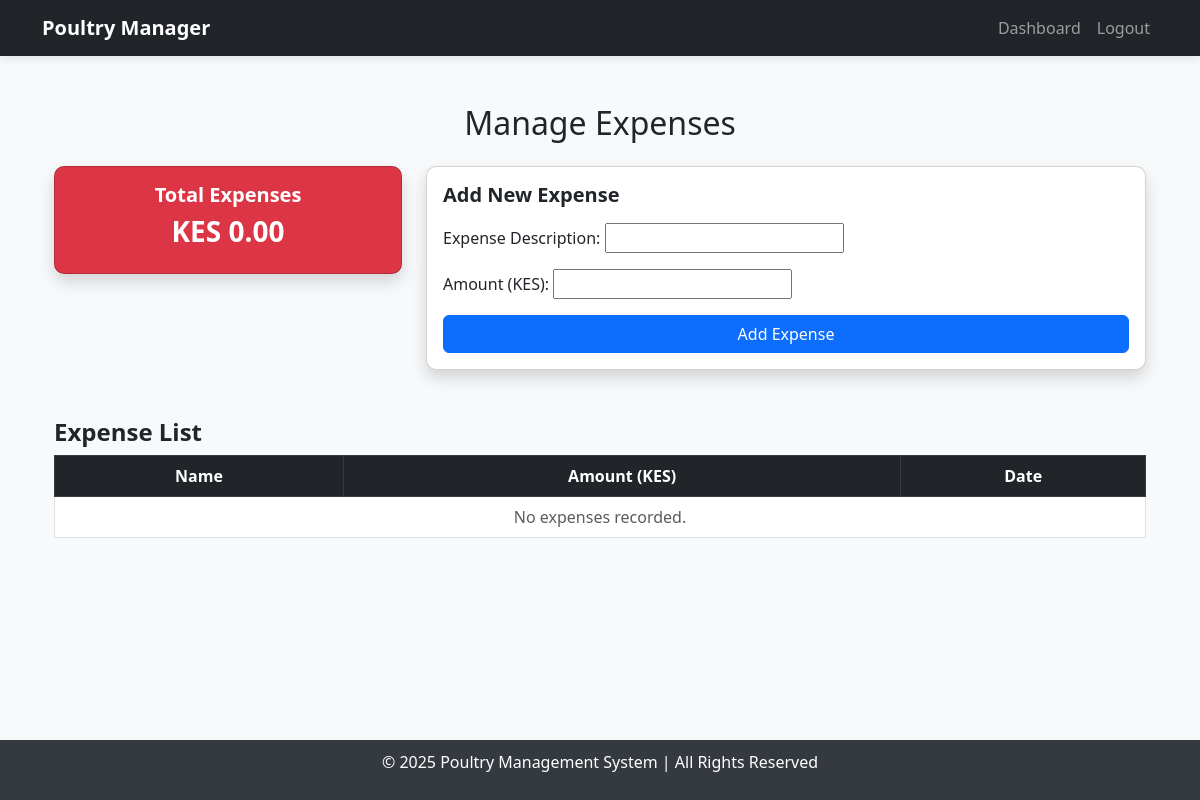
The app's page /expenses/ (signed in), older data.
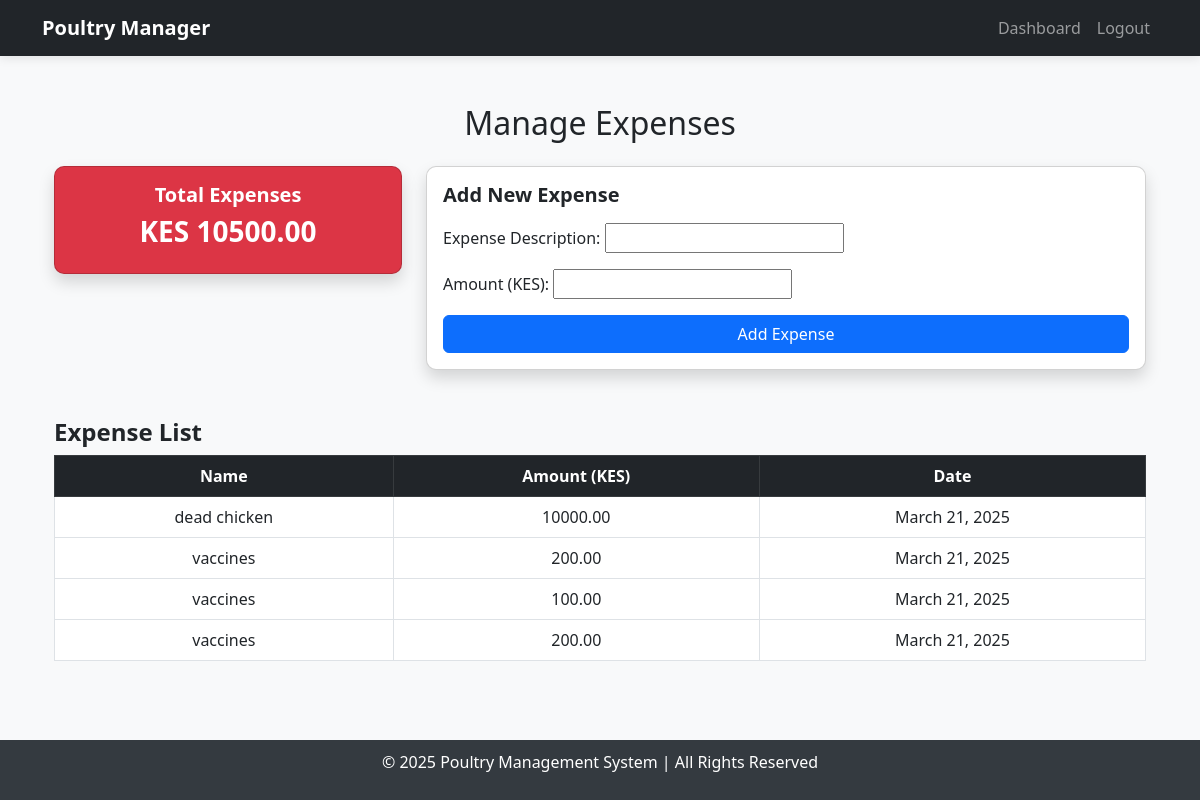
The same page, newer data.
### poultry/models.py (models this page shows, shortened)
class Expense(models.Model):
    description = models.CharField(max_length=200)
    amount = models.FloatField()
    related_sale = models.ForeignKey(Sale, on_delete=models.SET_NULL, null=True, blank=True)
    date = models.DateField(auto_now_add=True)

### poultry/views.py (the view)
# urls.py: path("expenses/", expenses_list, name="expenses_list"),
@login_required
def expenses_list(request):
    expenses = Expense.objects.all()
    total_expenses = sum(exp.amount for exp in expenses)
    if request.method == "POST":
        form = ExpenseForm(request.POST)
        if form.is_valid():
            form.save()
            messages.success(request, "Expense added successfully!")
            return redirect("expenses_list")
    else:
        form = ExpenseForm()
    context = {
        "expenses": expenses,
        "total_expenses": total_expenses,
        "form": form
    }
    return render(request, "poultry/expenses.html", context)

### poultry/forms.py
class ExpenseForm(forms.ModelForm):
    class Meta:
        model = Expense
        fields = ['description', 'amount']
        labels = {
            'description': 'Expense Description',
            'amount': 'Amount (KES)'
        }

### poultry/templates/poultry/expenses.html (shortened to what this page needs)
{% extends 'base.html' %}
{% block content %}
<div class="container mt-4">
    <h2 class="text-center mb-4">Manage Expenses</h2>
    <div class="row g-4">
        <div class="col-md-4">
            <div class="card shadow bg-danger text-white text-center">
                <div class="card-body">
                    <h5 class="fw-bold">Total Expenses</h5>
                    <h3 class="fw-bold">KES {{ total_expenses|floatformat:2 }}</h3>
                </div>
            </div>
        </div>
        <div class="col-md-8">
            <div class="card shadow">
                <div class="card-body">
                    <h5 class="fw-bold">Add New Expense</h5>
                    <form method="POST" class="mt-3">
                        <div class="mb-3">{{ form.as_p }}</div>
                        <button type="submit" class="btn btn-primary w-100">Add Expense</button>
                    </form>
                </div>
            </div>
        </div>
    </div>
    <div class="mt-5">
        <h4 class="fw-bold">Expense List</h4>
        <div class="table-responsive">
            <table class="table table-hover table-bordered text-center align-middle">
                <thead class="table-dark">
                    <tr>
                        <th>Name</th>
                        <th>Amount (KES)</th>
                        <th>Date</th>
                    </tr>
                </thead>
                <tbody>
                    {% for expense in expenses %}
                    <tr>
                        <td>{{ expense.description }}</td>
                        <td>{{ expense.amount|floatformat:2 }}</td>
                        <td>{{ expense.date }}</td>
                    </tr>
                    {% empty %}
                    <tr>
                        <td colspan="3" class="text-center text-muted">No expenses recorded.</td>
                    </tr>
                    {% endfor %}
                </tbody>
            </table>
        </div>
    </div>
</div>
{% endblock %}

### poultry/templates/base.html (shortened to what this page needs)
<!DOCTYPE html>
<html lang="en">
<head>
    <link rel="stylesheet" href="https://cdn.jsdelivr.net/npm/bootstrap@5.3.0/dist/css/bootstrap.min.css">
    <link rel="stylesheet" href="https://cdnjs.cloudflare.com/ajax/libs/font-awesome/6.4.2/css/all.min.css">
</head>
<body>
    <nav class="navbar navbar-expand-lg navbar-dark bg-dark">
        <div class="container">
            <a class="navbar-brand" href="#">Poultry Manager</a>
            <div class="collapse navbar-collapse" id="navbarNav">
                <ul class="navbar-nav ms-auto">
                    {% if user.is_authenticated %}
                        {% if user.is_staff %}
                            <li class="nav-item"><a class="nav-link" href="{% url 'admin_dashboard' %}">Dashboard</a></li>
                        {% else %}
                            <li class="nav-item"><a class="nav-link" href="{% url 'dashboard' %}">Dashboard</a></li>
                        {% endif %}
                        <li class="nav-item"><a class="nav-link" href="{% url 'logout' %}">Logout</a></li>
                    {% else %}
                        <li class="nav-item"><a class="nav-link" href="{% url 'login' %}">Login</a></li>
                        <li class="nav-item"><a class="nav-link" href="{% url 'register' %}">Register</a></li>
                    {% endif %}
                </ul>
            </div>
        </div>
    </nav>
    <div class="container mt-4 content-wrapper">
        {% block content %}{% endblock %}
    </div>
    <footer class="mt-5">
        <div class="container">
            <p>&copy; {% now "Y" %} Poultry Management System | All Rights Reserved</p>
        </div>
    </footer>
</body>
</html>

### poultry/templates/base.html (style rules this page uses)
body { display: flex; flex-direction: column; min-height: 100vh; background-color: #f8f9fa; }
.content-wrapper { flex: 1; }
footer { background: #343a40; color: white; text-align: center; padding: 10px 0; }
.navbar { box-shadow: 0 2px 10px rgba(0, 0, 0, 0.1); }
.navbar-brand { font-weight: bold; }
.nav-link { transition: color 0.3s; }
.card { border-radius: 10px; transition: transform 0.2s; }

Row changes from the older to the newer data that the page shows:
added Expense: description "dead chicken", amount "10000.00", date "March 21, 2025"
added Expense: description "vaccines", amount "200.00", date "March 21, 2025"
added Expense: description "vaccines", amount "100.00", date "March 21, 2025"
added Expense: description "vaccines", amount "200.00", date "March 21, 2025"
Text that changed along with them:
{{ total_expenses|floatformat:2 }}: "0.00" → "10500.00"
text no longer shown: "No expenses recorded."
